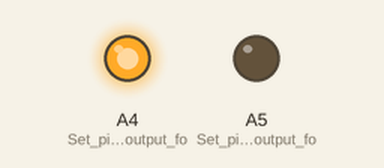
This sketch was run on a simulated Arduino Uno, built with avr-gcc and run on an emulated ATmega328P. On the bench: output pins drawn as LEDs (lit = HIGH).

Above: at 0.5 s.
At 2.5 s:
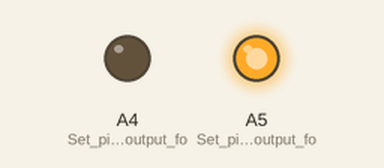
At 3.5 s:
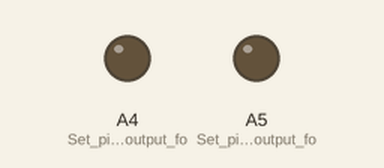
Timing chart, 0 to 5.2 s (numbered marks = the images above):
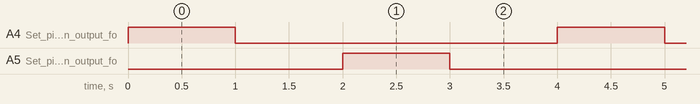

Measured:
- by itself, A4 (Set_pin_4_as_an_output_fo), A5 (Set_pin_5_as_an_output_fo): alternates HIGH for 1.0 s and LOW for 3.0 s
- by itself, everything shown: repeats every 4.0 s, in 4 steps

The sketch:

CG_Bot_Blink_two_LEDs_Analog_Write.ino
```cpp
void setup()
{
  pinMode(A4, OUTPUT);   // Set pin 4 as an output for LED1
  pinMode(A5, OUTPUT);   // Set pin 5 as an output for LED2
}

void loop()
{
  analogWrite(A4, 255);   // Set LED1 (connected to pin 4) to maximum brightness (255)
  delay(1000);            // Wait for 1000 milliseconds (1 second) with LED1 ON at full brightness

  analogWrite(A4, 0);     // Turn off LED1 by setting brightness to 0
  delay(1000);            // Wait for 1000 milliseconds (1 second) with LED1 OFF

  analogWrite(A5, 255);   // Set LED2 (connected to pin 5) to maximum brightness (255)
  delay(1000);            // Wait for 1000 milliseconds (1 second) with LED2 ON at full brightness

  analogWrite(A5, 0);     // Turn off LED2 by setting brightness to 0
  delay(1000);            // Wait for 1000 milliseconds (1 second) with LED2 OFF
}
```
